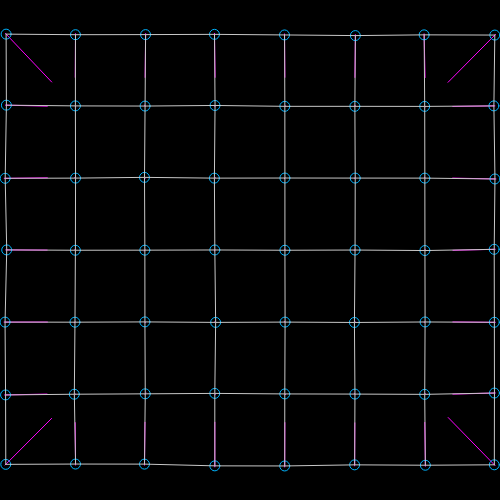
Frame 1 (no input)
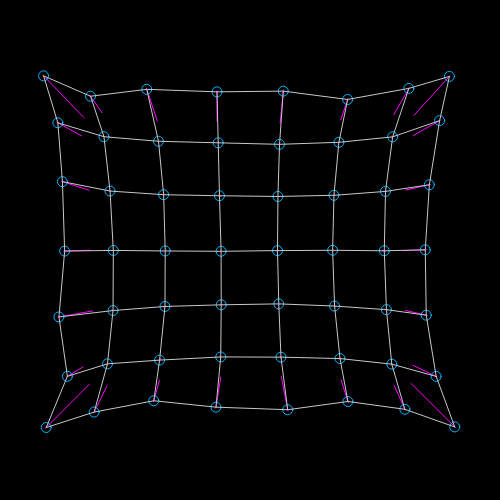
Frame 60 (no input)
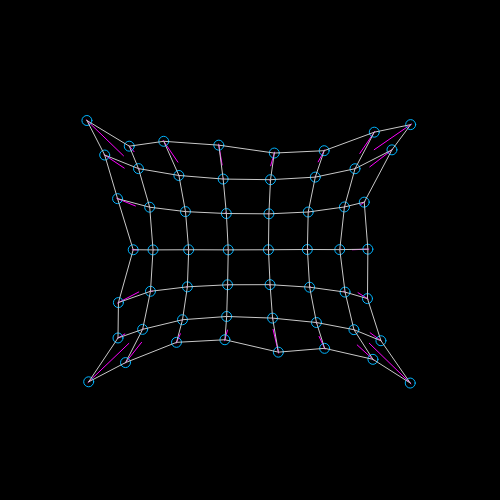
Frame 120 (the mouse pressed at the canvas centre since frame 60)

The p5.js sketch that drew these frames (run headless with seeded random() and noise() and a simulated clock; from frame 60 on, the mouse is pressed at the canvas centre):

// p5.js sketch
// ── sketch.js
var rows;
var cols;
var cell_w = 70;
var cell_h = 72;
var points = []

function setup() {
  createCanvas(500, 500);
  background(0);

  // set up grid
  cols = Math.floor(width / cell_w);
  rows = Math.floor(height / cell_h);
  
  // define margins
  offset_x = (width % cell_w) / 2;
  offset_y = (height % cell_h) / 2;

  // generate points in grid
  for (var i = 0; i <= rows; i++) {
    for (var j = 0; j <= cols; j++) {
      points.push(new Dot(j*cell_w + offset_x, i*cell_h + offset_y));
    }
  }

  // slow it down
  //frameRate(4);
  
}

function getSurroundingIndexes(index, elementsPerRow) {
  var surroundingIndexes= [];
  if (index % elementsPerRow === 0) {
    // index on left border
    var h_start = 0;
  } else {
    var h_start = -1;
  }
  if (index % elementsPerRow === elementsPerRow - 1) {
    // index on righthand border
    var h_stop = 0;
  } else {
    var h_stop = 1;
  }
  for (var v = -1; v <= 1; v++) {
    for (var h = h_start; h <= h_stop; h++) {
      var current = index + elementsPerRow * v + h;
      if (current != index) {
        surroundingIndexes.push(current);
      }
    }
  }
  return surroundingIndexes;
}

function draw() {
  background(0);
  noFill();
  stroke(200, 200, 200);

  // draw grid
  for (var i = 0; i < points.length; i++) {
    // every dot moves at random a bit
    points[i].update();

    // every dot tries to move to the average position of its neighbours

    // get surrounding dots
    var si = getSurroundingIndexes(i, (cols + 1));
    var existing_si = si.filter(function(foo) {return foo >= 0 && foo < points.length;});
    var average_x = existing_si.map(function(foo) {return points[foo].x}).reduce(function(bar, baz) {return bar + baz}) / existing_si.length;
    var average_y = existing_si.map(function(foo) {return points[foo].y}).reduce(function(bar, baz) {return bar + baz}) / existing_si.length;
    // a bit proud to use higher order functions
    // very much ashamed of arguments’ names
    push();
    stroke(255, 0, 255);
    line(points[i].x, points[i].y, average_x, average_y);
    pop();
    points[i].moveToAverage(average_x, average_y);
    points[i].display();
  }

  // draw lines horizontally
  for (var i = 0; i <= rows ; i++) {
    beginShape();
    for (var j = 0; j <= cols; j++) {
      var currentIndex = j + i * (cols + 1);
      vertex(points[currentIndex].x, points[currentIndex].y);
    }
    endShape();
  }

  // draw lines horizontally
  for (var i = 0; i <= cols ; i++) {
    beginShape();
    for (var j = 0; j <= rows; j++) {
      var currentIndex = i + j * (cols + 1);
      vertex(points[currentIndex].x, points[currentIndex].y);
    }
    endShape();
  }

}

// Define ‘Dot’ object
var Dot = function(x, y) {
  this.x = x;
  this.y = y;

  this.update = function() {
    this.x += random(-1, 1);
    this.y += random(-1, 1);
  }

  this.display = function() {
    push();
    stroke(0, 180, 255);
    var s = 10;
    ellipse(this.x, this.y, s, s);
    pop();
  }

  this.moveToAverage = function(x, y) {
    var curPos = createVector(this.x, this.y);
    var newPos = createVector(x, y);
    var difVec = p5.Vector.sub(newPos, curPos);
    var lilVec = difVec.normalize();
    this.x += lilVec.x;
    this.y += lilVec.y;
  }
}
